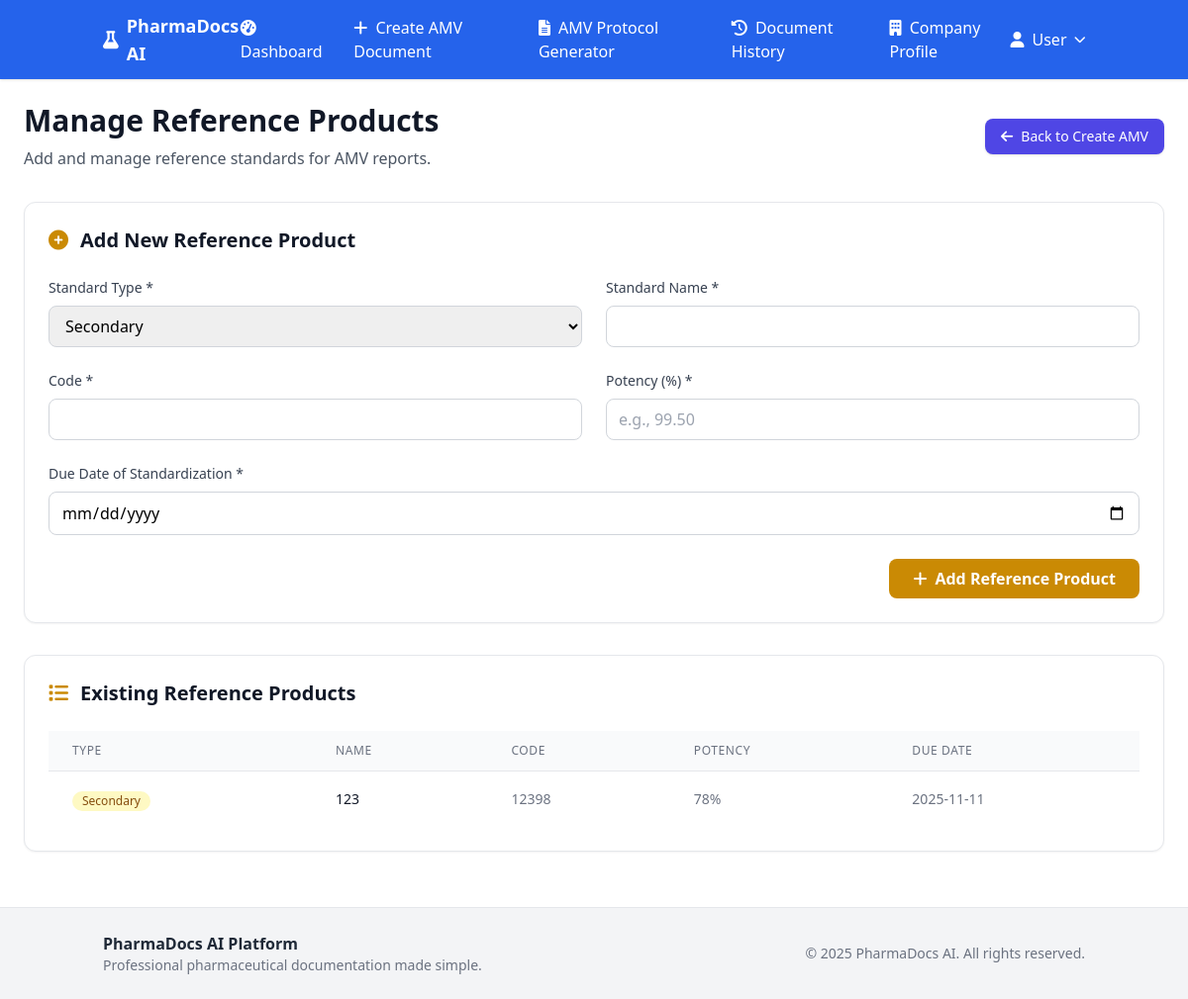
/amv/settings/reference-products (signed in), run on the app's committed database.
### models.py (models this page shows)
class ReferenceProduct(db.Model):
    __tablename__ = 'reference_products'
    id: Mapped[int] = mapped_column(Integer, primary_key=True)
    company_id: Mapped[int] = mapped_column(Integer, ForeignKey('companies.id'), nullable=False)
    standard_type: Mapped[str] = mapped_column(String(100), nullable=True)
    standard_name: Mapped[str] = mapped_column(String(200), nullable=False)
    code: Mapped[str] = mapped_column(String(100), nullable=True)
    potency: Mapped[str] = mapped_column(String(50), nullable=True)
    due_date: Mapped[str] = mapped_column(String(50), nullable=True)
    created_at: Mapped[datetime] = mapped_column(DateTime, default=datetime.utcnow)
    company: Mapped["Company"] = relationship("Company", back_populates="reference_products_list")

### app_routes/amv_routes.py (the view, shortened to what this page needs)
@amv_bp.route('/settings/reference-products', methods=['GET', 'POST'])
def manage_reference_products():
    if 'user_id' not in session:
        return redirect(url_for('auth.login'))
    company_id = session.get('user_id', 1)
    references = ReferenceProduct.query.filter_by(company_id=company_id).all()
    return render_template('manage_reference_products.html', references=references)

### app.py (called while the page is built)
@app.context_processor
def utility_processor():
    return {
        'get_amv_documents_count': get_amv_documents_count,
        'get_amv_verification_count': get_amv_verification_count
    }

### templates/manage_reference_products.html (shortened to what this page needs)
{% extends "base.html" %}
{% block content %}
<div class="px-6 py-6 max-w-7xl mx-auto">
    <div class="flex flex-col md:flex-row justify-between items-start md:items-center mb-8">
        <div>
            <h1 class="text-3xl font-bold text-gray-900">Manage Reference Products</h1>
            <p class="text-gray-600 mt-2">Add and manage reference standards for AMV reports.</p>
        </div>
        <a href="{{ url_for('amv_bp.create_amv_form') }}"
           class="mt-4 md:mt-0 inline-flex items-center px-4 py-2 bg-indigo-600 hover:bg-indigo-700 text-white text-sm font-medium rounded-lg shadow">
            <i class="fas fa-arrow-left mr-2"></i>Back to Create AMV
        </a>
    </div>
    <div class="bg-white rounded-xl shadow-sm border border-gray-200 p-6 mb-8">
        <h2 class="text-xl font-semibold text-gray-900 mb-6 flex items-center">
            <i class="fas fa-plus-circle text-yellow-600 mr-3"></i>
            Add New Reference Product
        </h2>
        <form method="POST" class="space-y-6">
            <div class="grid grid-cols-1 md:grid-cols-2 gap-6">
                <div>
                    <label class="block text-sm font-medium text-gray-700 mb-2">Standard Type *</label>
                    <select name="standard_type" required
                            class="w-full px-3 py-2 border border-gray-300 rounded-lg focus:ring-2 focus:ring-indigo-500 focus:border-indigo-500">
                        <option value="Secondary" selected>Secondary</option>
                    </select>
                </div>
                <div>
                    <label class="block text-sm font-medium text-gray-700 mb-2">Standard Name *</label>
                    <input type="text" name="standard_name" required
                           class="w-full px-3 py-2 border border-gray-300 rounded-lg focus:ring-2 focus:ring-indigo-500 focus:border-indigo-500">
                </div>
                <div>
                    <label class="block text-sm font-medium text-gray-700 mb-2">Code *</label>
                    <input type="text" name="code" required
                           class="w-full px-3 py-2 border border-gray-300 rounded-lg focus:ring-2 focus:ring-indigo-500 focus:border-indigo-500">
                </div>
                <div>
                    <label class="block text-sm font-medium text-gray-700 mb-2">Potency (%) *</label>
                    <input type="text" name="potency" required placeholder="e.g., 99.50"
                           class="w-full px-3 py-2 border border-gray-300 rounded-lg focus:ring-2 focus:ring-indigo-500 focus:border-indigo-500">
                </div>
                <div class="md:col-span-2">
                    <label class="block text-sm font-medium text-gray-700 mb-2">Due Date of Standardization *</label>
                    <input type="date" name="due_date" required
                           class="w-full px-3 py-2 border border-gray-300 rounded-lg focus:ring-2 focus:ring-indigo-500 focus:border-indigo-500">
                </div>
            </div>
            <div class="flex justify-end">
                <button type="submit"
                        class="px-6 py-2 bg-yellow-600 text-white font-semibold rounded-lg hover:bg-yellow-700 focus:ring-2 focus:ring-yellow-500 focus:ring-offset-2 transition-colors">
                    <i class="fas fa-plus mr-2"></i>Add Reference Product
                </button>
            </div>
        </form>
    </div>
    <div class="bg-white rounded-xl shadow-sm border border-gray-200 p-6">
        <h2 class="text-xl font-semibold text-gray-900 mb-6 flex items-center">
            <i class="fas fa-list text-yellow-600 mr-3"></i>
            Existing Reference Products
        </h2>
        {% if references %}
        <div class="overflow-x-auto">
            <table class="min-w-full divide-y divide-gray-200">
                <thead class="bg-gray-50">
                    <tr>
                        <th class="px-6 py-3 text-left text-xs font-medium text-gray-500 uppercase tracking-wider">Type</th>
                        <th class="px-6 py-3 text-left text-xs font-medium text-gray-500 uppercase tracking-wider">Name</th>
                        <th class="px-6 py-3 text-left text-xs font-medium text-gray-500 uppercase tracking-wider">Code</th>
                        <th class="px-6 py-3 text-left text-xs font-medium text-gray-500 uppercase tracking-wider">Potency</th>
                        <th class="px-6 py-3 text-left text-xs font-medium text-gray-500 uppercase tracking-wider">Due Date</th>
                    </tr>
                </thead>
                <tbody class="bg-white divide-y divide-gray-200">
                    {% for reference in references %}
                    <tr class="hover:bg-gray-50">
                        <td class="px-6 py-4 whitespace-nowrap">
                            <span class="inline-flex items-center px-2.5 py-0.5 rounded-full text-xs font-medium
                                {% if reference.standard_type == 'Primary' %}bg-red-100 text-red-800
                                {% elif reference.standard_type == 'Secondary' %}bg-yellow-100 text-yellow-800
                                {% else %}bg-blue-100 text-blue-800{% endif %}">
                                {{ reference.standard_type }}
                            </span>
                        </td>
                        <td class="px-6 py-4 whitespace-nowrap text-sm font-medium text-gray-900">{{ reference.standard_name }}</td>
                        <td class="px-6 py-4 whitespace-nowrap text-sm text-gray-500">{{ reference.code }}</td>
                        <td class="px-6 py-4 whitespace-nowrap text-sm text-gray-500">{{ reference.potency }}%</td>
                        <td class="px-6 py-4 whitespace-nowrap text-sm text-gray-500">{{ reference.due_date }}</td>
                    </tr>
                    {% endfor %}
                </tbody>
            </table>
        </div>
        {% else %}
        <div class="text-center py-12">
            <i class="fas fa-certificate text-gray-300 text-6xl mb-4"></i>
            <h3 class="text-lg font-medium text-gray-900 mb-2">No Reference Products Found</h3>
            <p class="text-gray-500">Add your first reference product to get started.</p>
        </div>
        {% endif %}
    </div>
</div>
{% endblock %}

### data on the page
ReferenceProduct: standard_type "Secondary", standard_name "123", code "12398", potency "78", due_date "2025-11-11"

### other printed values
{{ user.name if user else 'User' }} "User"
